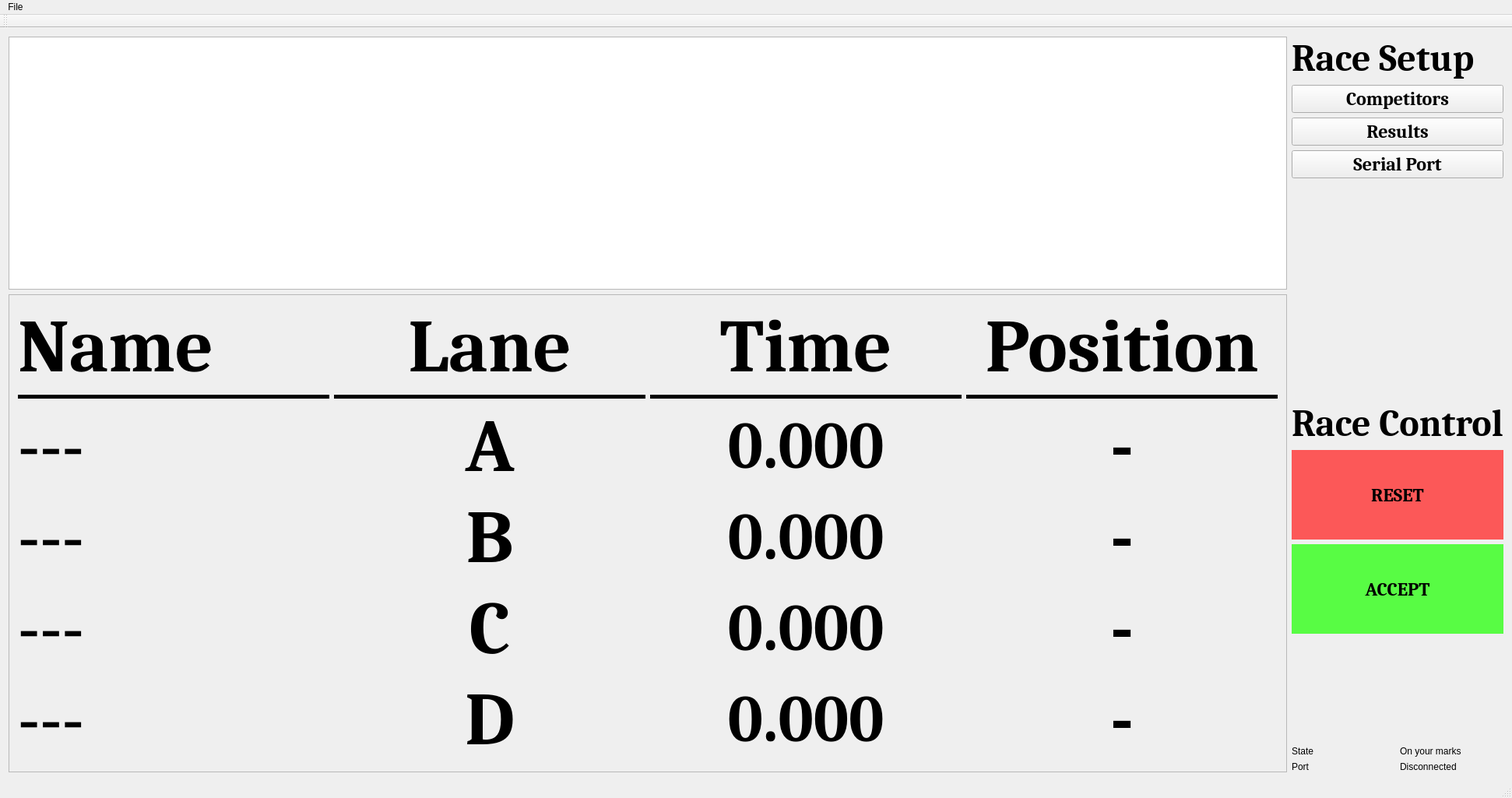
<?xml version="1.0" encoding="UTF-8"?>
<ui version="4.0">
 <class>MainWindow</class>
 <widget class="QMainWindow" name="MainWindow">
  <property name="geometry">
   <rect>
    <x>0</x>
    <y>0</y>
    <width>1913</width>
    <height>1025</height>
   </rect>
  </property>
  <property name="windowTitle">
   <string>Race Timer</string>
  </property>
  <widget class="QWidget" name="centralWidget">
   <layout class="QGridLayout" name="gridLayout">
    <item row="1" column="0">
     <widget class="QFrame" name="frame">
      <property name="frameShape">
       <enum>QFrame::StyledPanel</enum>
      </property>
      <property name="frameShadow">
       <enum>QFrame::Raised</enum>
      </property>
      <layout class="QGridLayout" name="gridLayout_3">
       <item row="0" column="0">
        <layout class="QGridLayout" name="gridLayout_2">
         <item row="3" column="2">
          <widget class="QLabel" name="racerTime2">
           <property name="font">
            <font>
             <family>Cambria</family>
             <pointsize>64</pointsize>
             <weight>75</weight>
             <bold>true</bold>
            </font>
           </property>
           <property name="text">
            <string>0.000</string>
           </property>
           <property name="alignment">
            <set>Qt::AlignCenter</set>
           </property>
          </widget>
         </item>
         <item row="4" column="0">
          <widget class="QLabel" name="racerName3">
           <property name="font">
            <font>
             <pointsize>64</pointsize>
            </font>
           </property>
           <property name="text">
            <string>---</string>
           </property>
          </widget>
         </item>
         <item row="4" column="2">
          <widget class="QLabel" name="racerTime3">
           <property name="font">
            <font>
             <family>Cambria</family>
             <pointsize>64</pointsize>
             <weight>75</weight>
             <bold>true</bold>
            </font>
           </property>
           <property name="text">
            <string>0.000</string>
           </property>
           <property name="alignment">
            <set>Qt::AlignCenter</set>
           </property>
          </widget>
         </item>
         <item row="5" column="0">
          <widget class="QLabel" name="racerName4">
           <property name="font">
            <font>
             <pointsize>64</pointsize>
            </font>
           </property>
           <property name="text">
            <string>---</string>
           </property>
          </widget>
         </item>
         <item row="0" column="3">
          <widget class="QLabel" name="racerFinishLabel">
           <property name="font">
            <font>
             <family>Cambria</family>
             <pointsize>72</pointsize>
             <weight>75</weight>
             <bold>true</bold>
            </font>
           </property>
           <property name="text">
            <string>Position</string>
           </property>
           <property name="alignment">
            <set>Qt::AlignCenter</set>
           </property>
          </widget>
         </item>
         <item row="0" column="2">
          <widget class="QLabel" name="racerTimeLabel">
           <property name="font">
            <font>
             <family>Cambria</family>
             <pointsize>72</pointsize>
             <weight>75</weight>
             <bold>true</bold>
            </font>
           </property>
           <property name="text">
            <string>Time</string>
           </property>
           <property name="alignment">
            <set>Qt::AlignCenter</set>
           </property>
          </widget>
         </item>
         <item row="0" column="0">
          <widget class="QLabel" name="racerNameLabel">
           <property name="font">
            <font>
             <family>Cambria</family>
             <pointsize>72</pointsize>
             <weight>75</weight>
             <bold>true</bold>
            </font>
           </property>
           <property name="text">
            <string>Name</string>
           </property>
          </widget>
         </item>
         <item row="4" column="3">
          <widget class="QLabel" name="racerFinish3">
           <property name="font">
            <font>
             <family>Cambria</family>
             <pointsize>72</pointsize>
             <weight>75</weight>
             <bold>true</bold>
            </font>
           </property>
           <property name="text">
            <string>-</string>
           </property>
           <property name="alignment">
            <set>Qt::AlignCenter</set>
           </property>
          </widget>
         </item>
         <item row="5" column="3">
          <widget class="QLabel" name="racerFinish4">
           <property name="font">
            <font>
             <family>Cambria</family>
             <pointsize>72</pointsize>
             <weight>75</weight>
             <bold>true</bold>
            </font>
           </property>
           <property name="text">
            <string>-</string>
           </property>
           <property name="alignment">
            <set>Qt::AlignCenter</set>
           </property>
          </widget>
         </item>
         <item row="2" column="0">
          <widget class="QLabel" name="racerName1">
           <property name="font">
            <font>
             <pointsize>64</pointsize>
            </font>
           </property>
           <property name="text">
            <string>---</string>
           </property>
          </widget>
         </item>
         <item row="2" column="1">
          <widget class="QLabel" name="racerLane1">
           <property name="font">
            <font>
             <family>Cambria</family>
             <pointsize>72</pointsize>
             <weight>75</weight>
             <bold>true</bold>
            </font>
           </property>
           <property name="text">
            <string>A</string>
           </property>
           <property name="alignment">
            <set>Qt::AlignCenter</set>
           </property>
          </widget>
         </item>
         <item row="2" column="2">
          <widget class="QLabel" name="racerTime1">
           <property name="font">
            <font>
             <family>Cambria</family>
             <pointsize>64</pointsize>
             <weight>75</weight>
             <bold>true</bold>
            </font>
           </property>
           <property name="text">
            <string>0.000</string>
           </property>
           <property name="alignment">
            <set>Qt::AlignCenter</set>
           </property>
          </widget>
         </item>
         <item row="2" column="3">
          <widget class="QLabel" name="racerFinish1">
           <property name="font">
            <font>
             <family>Cambria</family>
             <pointsize>72</pointsize>
             <weight>75</weight>
             <bold>true</bold>
            </font>
           </property>
           <property name="text">
            <string>-</string>
           </property>
           <property name="alignment">
            <set>Qt::AlignCenter</set>
           </property>
          </widget>
         </item>
         <item row="5" column="1">
          <widget class="QLabel" name="racerLane4">
           <property name="font">
            <font>
             <family>Cambria</family>
             <pointsize>72</pointsize>
             <weight>75</weight>
             <bold>true</bold>
            </font>
           </property>
           <property name="text">
            <string>D</string>
           </property>
           <property name="alignment">
            <set>Qt::AlignCenter</set>
           </property>
          </widget>
         </item>
         <item row="3" column="3">
          <widget class="QLabel" name="racerFinish2">
           <property name="font">
            <font>
             <family>Cambria</family>
             <pointsize>72</pointsize>
             <weight>75</weight>
             <bold>true</bold>
            </font>
           </property>
           <property name="text">
            <string>-</string>
           </property>
           <property name="alignment">
            <set>Qt::AlignCenter</set>
           </property>
          </widget>
         </item>
         <item row="5" column="2">
          <widget class="QLabel" name="racerTime4">
           <property name="font">
            <font>
             <family>Cambria</family>
             <pointsize>64</pointsize>
             <weight>75</weight>
             <bold>true</bold>
            </font>
           </property>
           <property name="text">
            <string>0.000</string>
           </property>
           <property name="alignment">
            <set>Qt::AlignCenter</set>
           </property>
          </widget>
         </item>
         <item row="4" column="1">
          <widget class="QLabel" name="racerLane3">
           <property name="font">
            <font>
             <family>Cambria</family>
             <pointsize>72</pointsize>
             <weight>75</weight>
             <bold>true</bold>
            </font>
           </property>
           <property name="text">
            <string>C</string>
           </property>
           <property name="alignment">
            <set>Qt::AlignCenter</set>
           </property>
          </widget>
         </item>
         <item row="3" column="1">
          <widget class="QLabel" name="racerLane2">
           <property name="font">
            <font>
             <family>Cambria</family>
             <pointsize>72</pointsize>
             <weight>75</weight>
             <bold>true</bold>
            </font>
           </property>
           <property name="text">
            <string>B</string>
           </property>
           <property name="alignment">
            <set>Qt::AlignCenter</set>
           </property>
          </widget>
         </item>
         <item row="0" column="1">
          <widget class="QLabel" name="racerLaneLabel">
           <property name="font">
            <font>
             <family>Cambria</family>
             <pointsize>72</pointsize>
             <weight>75</weight>
             <bold>true</bold>
            </font>
           </property>
           <property name="text">
            <string>Lane</string>
           </property>
           <property name="alignment">
            <set>Qt::AlignCenter</set>
           </property>
          </widget>
         </item>
         <item row="3" column="0">
          <widget class="QLabel" name="racerName2">
           <property name="font">
            <font>
             <pointsize>64</pointsize>
            </font>
           </property>
           <property name="text">
            <string>---</string>
           </property>
          </widget>
         </item>
         <item row="1" column="0">
          <widget class="QFrame" name="frame_2">
           <property name="sizePolicy">
            <sizepolicy hsizetype="Preferred" vsizetype="Minimum">
             <horstretch>0</horstretch>
             <verstretch>0</verstretch>
            </sizepolicy>
           </property>
           <property name="minimumSize">
            <size>
             <width>400</width>
             <height>5</height>
            </size>
           </property>
           <property name="maximumSize">
            <size>
             <width>16777215</width>
             <height>5</height>
            </size>
           </property>
           <property name="autoFillBackground">
            <bool>false</bool>
           </property>
           <property name="styleSheet">
            <string notr="true">background-color:black;</string>
           </property>
           <property name="frameShape">
            <enum>QFrame::HLine</enum>
           </property>
           <property name="frameShadow">
            <enum>QFrame::Plain</enum>
           </property>
          </widget>
         </item>
         <item row="1" column="1">
          <widget class="QFrame" name="frame_3">
           <property name="sizePolicy">
            <sizepolicy hsizetype="Minimum" vsizetype="Minimum">
             <horstretch>0</horstretch>
             <verstretch>0</verstretch>
            </sizepolicy>
           </property>
           <property name="minimumSize">
            <size>
             <width>400</width>
             <height>5</height>
            </size>
           </property>
           <property name="maximumSize">
            <size>
             <width>16777215</width>
             <height>5</height>
            </size>
           </property>
           <property name="autoFillBackground">
            <bool>false</bool>
           </property>
           <property name="styleSheet">
            <string notr="true">background-color:black;</string>
           </property>
           <property name="frameShape">
            <enum>QFrame::HLine</enum>
           </property>
           <property name="frameShadow">
            <enum>QFrame::Plain</enum>
           </property>
          </widget>
         </item>
         <item row="1" column="2">
          <widget class="QFrame" name="frame_4">
           <property name="sizePolicy">
            <sizepolicy hsizetype="Minimum" vsizetype="Minimum">
             <horstretch>0</horstretch>
             <verstretch>0</verstretch>
            </sizepolicy>
           </property>
           <property name="minimumSize">
            <size>
             <width>400</width>
             <height>5</height>
            </size>
           </property>
           <property name="maximumSize">
            <size>
             <width>16777215</width>
             <height>5</height>
            </size>
           </property>
           <property name="autoFillBackground">
            <bool>false</bool>
           </property>
           <property name="styleSheet">
            <string notr="true">background-color:black;</string>
           </property>
           <property name="frameShape">
            <enum>QFrame::HLine</enum>
           </property>
           <property name="frameShadow">
            <enum>QFrame::Plain</enum>
           </property>
          </widget>
         </item>
         <item row="1" column="3">
          <widget class="QFrame" name="frame_5">
           <property name="sizePolicy">
            <sizepolicy hsizetype="Minimum" vsizetype="Minimum">
             <horstretch>0</horstretch>
             <verstretch>0</verstretch>
            </sizepolicy>
           </property>
           <property name="minimumSize">
            <size>
             <width>400</width>
             <height>5</height>
            </size>
           </property>
           <property name="maximumSize">
            <size>
             <width>16777215</width>
             <height>5</height>
            </size>
           </property>
           <property name="autoFillBackground">
            <bool>false</bool>
           </property>
           <property name="styleSheet">
            <string notr="true">background-color:black;</string>
           </property>
           <property name="frameShape">
            <enum>QFrame::HLine</enum>
           </property>
           <property name="frameShadow">
            <enum>QFrame::Plain</enum>
           </property>
          </widget>
         </item>
        </layout>
       </item>
      </layout>
     </widget>
    </item>
    <item row="0" column="1">
     <layout class="QVBoxLayout" name="verticalLayout">
      <item>
       <widget class="QLabel" name="raceSetupLabel">
        <property name="sizePolicy">
         <sizepolicy hsizetype="Preferred" vsizetype="Preferred">
          <horstretch>0</horstretch>
          <verstretch>0</verstretch>
         </sizepolicy>
        </property>
        <property name="maximumSize">
         <size>
          <width>16777215</width>
          <height>16777215</height>
         </size>
        </property>
        <property name="font">
         <font>
          <family>Cambria</family>
          <pointsize>36</pointsize>
          <weight>75</weight>
          <bold>true</bold>
         </font>
        </property>
        <property name="text">
         <string>Race Setup</string>
        </property>
       </widget>
      </item>
      <item>
       <widget class="QPushButton" name="competitorsButton">
        <property name="font">
         <font>
          <family>Cambria</family>
          <pointsize>18</pointsize>
          <weight>75</weight>
          <bold>true</bold>
         </font>
        </property>
        <property name="text">
         <string>Competitors</string>
        </property>
       </widget>
      </item>
      <item>
       <widget class="QPushButton" name="resultsButton">
        <property name="font">
         <font>
          <family>Cambria</family>
          <pointsize>18</pointsize>
          <weight>75</weight>
          <bold>true</bold>
         </font>
        </property>
        <property name="text">
         <string>Results</string>
        </property>
       </widget>
      </item>
      <item>
       <widget class="QPushButton" name="serialButton">
        <property name="enabled">
         <bool>true</bool>
        </property>
        <property name="font">
         <font>
          <family>Cambria</family>
          <pointsize>18</pointsize>
          <weight>75</weight>
          <bold>true</bold>
         </font>
        </property>
        <property name="text">
         <string>Serial Port</string>
        </property>
       </widget>
      </item>
      <item>
       <spacer name="verticalSpacer">
        <property name="orientation">
         <enum>Qt::Vertical</enum>
        </property>
        <property name="sizeHint" stdset="0">
         <size>
          <width>20</width>
          <height>40</height>
         </size>
        </property>
       </spacer>
      </item>
     </layout>
    </item>
    <item row="1" column="1">
     <layout class="QHBoxLayout" name="horizontalLayout">
      <item>
       <layout class="QVBoxLayout" name="verticalLayout_3">
        <item>
         <spacer name="verticalSpacer_3">
          <property name="orientation">
           <enum>Qt::Vertical</enum>
          </property>
          <property name="sizeHint" stdset="0">
           <size>
            <width>20</width>
            <height>40</height>
           </size>
          </property>
         </spacer>
        </item>
        <item>
         <widget class="QLabel" name="raceControlLabel">
          <property name="font">
           <font>
            <family>Cambria</family>
            <pointsize>36</pointsize>
            <weight>75</weight>
            <bold>true</bold>
           </font>
          </property>
          <property name="text">
           <string>Race Control</string>
          </property>
         </widget>
        </item>
        <item>
         <widget class="QPushButton" name="resetButton">
          <property name="enabled">
           <bool>true</bool>
          </property>
          <property name="sizePolicy">
           <sizepolicy hsizetype="Minimum" vsizetype="Fixed">
            <horstretch>0</horstretch>
            <verstretch>0</verstretch>
           </sizepolicy>
          </property>
          <property name="minimumSize">
           <size>
            <width>115</width>
            <height>115</height>
           </size>
          </property>
          <property name="maximumSize">
           <size>
            <width>16777215</width>
            <height>16777215</height>
           </size>
          </property>
          <property name="font">
           <font>
            <family>Cambria</family>
            <pointsize>18</pointsize>
            <weight>75</weight>
            <bold>true</bold>
           </font>
          </property>
          <property name="styleSheet">
           <string notr="true">background-color: rgba(255, 50, 50, 0.8); border: none;</string>
          </property>
          <property name="text">
           <string>RESET</string>
          </property>
         </widget>
        </item>
        <item>
         <widget class="QPushButton" name="acceptButton">
          <property name="minimumSize">
           <size>
            <width>115</width>
            <height>115</height>
           </size>
          </property>
          <property name="font">
           <font>
            <family>Cambria</family>
            <pointsize>18</pointsize>
            <weight>75</weight>
            <bold>true</bold>
           </font>
          </property>
          <property name="styleSheet">
           <string notr="true">background-color: rgba(50, 255, 25, 0.8); border: none;</string>
          </property>
          <property name="text">
           <string>ACCEPT</string>
          </property>
         </widget>
        </item>
        <item>
         <spacer name="verticalSpacer_2">
          <property name="orientation">
           <enum>Qt::Vertical</enum>
          </property>
          <property name="sizeHint" stdset="0">
           <size>
            <width>20</width>
            <height>40</height>
           </size>
          </property>
         </spacer>
        </item>
        <item>
         <layout class="QGridLayout" name="gridLayout_6">
          <item row="0" column="1">
           <widget class="QLabel" name="stateLabel">
            <property name="text">
             <string>On your marks</string>
            </property>
           </widget>
          </item>
          <item row="0" column="0">
           <widget class="QLabel" name="label">
            <property name="text">
             <string>State</string>
            </property>
           </widget>
          </item>
          <item row="1" column="0">
           <widget class="QLabel" name="label_3">
            <property name="text">
             <string>Port</string>
            </property>
           </widget>
          </item>
          <item row="1" column="1">
           <widget class="QLabel" name="connectionLabel">
            <property name="text">
             <string>Disconnected</string>
            </property>
           </widget>
          </item>
         </layout>
        </item>
       </layout>
      </item>
     </layout>
    </item>
    <item row="0" column="0">
     <widget class="QTableView" name="heatsTableView">
      <property name="verticalScrollBarPolicy">
       <enum>Qt::ScrollBarAlwaysOff</enum>
      </property>
      <property name="showGrid">
       <bool>true</bool>
      </property>
      <attribute name="horizontalHeaderVisible">
       <bool>true</bool>
      </attribute>
      <attribute name="verticalHeaderHighlightSections">
       <bool>false</bool>
      </attribute>
     </widget>
    </item>
   </layout>
  </widget>
  <widget class="QMenuBar" name="menuBar">
   <property name="geometry">
    <rect>
     <x>0</x>
     <y>0</y>
     <width>1913</width>
     <height>22</height>
    </rect>
   </property>
   <widget class="QMenu" name="menuFile">
    <property name="title">
     <string>File</string>
    </property>
    <addaction name="actionLoad_races"/>
    <addaction name="actionSave_races"/>
    <addaction name="actionSave_races_as"/>
   </widget>
   <addaction name="menuFile"/>
  </widget>
  <widget class="QToolBar" name="mainToolBar">
   <attribute name="toolBarArea">
    <enum>TopToolBarArea</enum>
   </attribute>
   <attribute name="toolBarBreak">
    <bool>false</bool>
   </attribute>
  </widget>
  <widget class="QStatusBar" name="statusBar"/>
  <action name="actionLoad_races">
   <property name="text">
    <string>Load races</string>
   </property>
   <property name="shortcut">
    <string>Ctrl+O</string>
   </property>
  </action>
  <action name="actionSave_races">
   <property name="text">
    <string>Save races</string>
   </property>
   <property name="shortcut">
    <string>Ctrl+S</string>
   </property>
  </action>
  <action name="actionSave_races_as">
   <property name="text">
    <string>Save races as...</string>
   </property>
  </action>
 </widget>
 <layoutdefault spacing="6" margin="11"/>
 <resources/>
 <connections/>
</ui>
